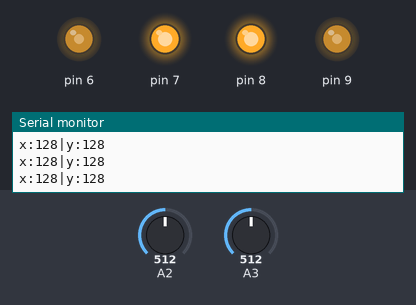
A sketch run on a simulated Arduino Uno, built with avr-gcc and run on an emulated ATmega328P. Shown: output pins drawn as LEDs (lit = HIGH), the last lines printed to the serial monitor. The test bench sets the inputs (shaded band); at power-on: A2 = 512, A3 = 512.

Above: at 1.2 s.
1.3 s: A2 set to 44
At 1.7 s:
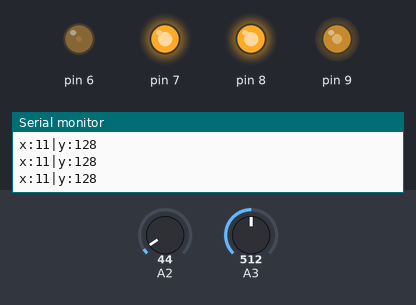
2.8 s: A2 set to 37
At 3.9 s:
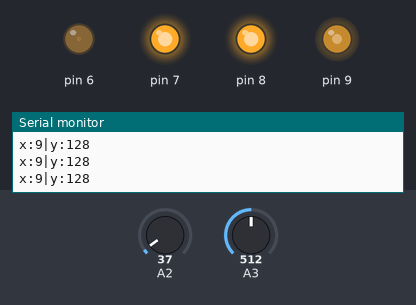
4.3 s: A3 set to 413
At 5.0 s:
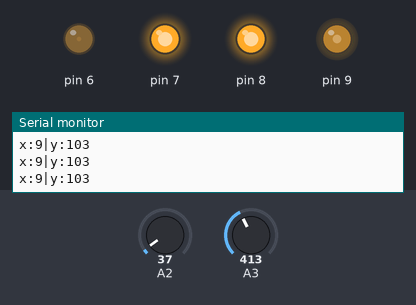
5.8 s: A3 set to 391
At 7.3 s:
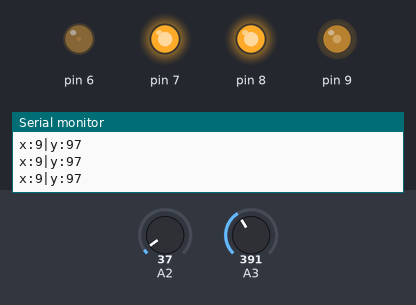
8.8 s: A3 set to 716
At 9.4 s:
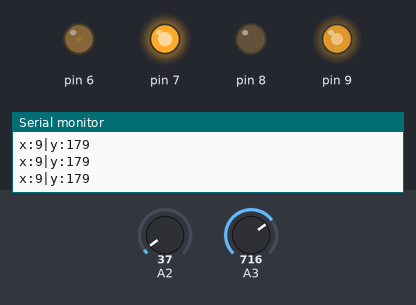
10.3 s: A2 set to 0
At 11.7 s:
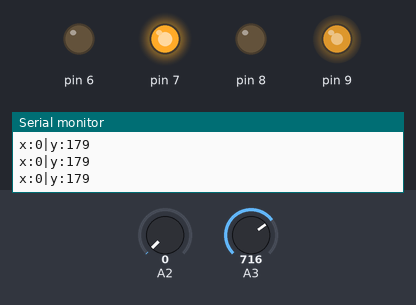
Timing chart, 0 to 12.8 s (numbered marks = the images above; inputs shaded):
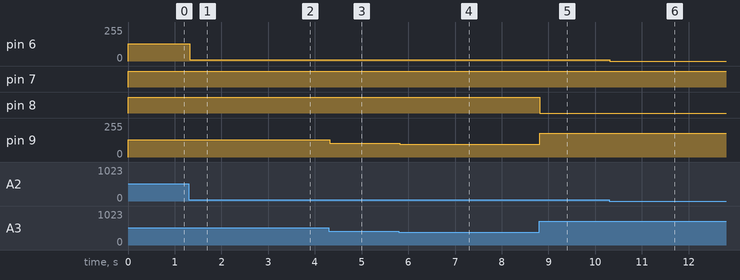

Measured:
- after the input at 1.3 s, pin 6: 128/255 → 11/255 at once
- after the input at 2.8 s, pin 6: 11/255 → 9/255 at once
- after the input at 4.3 s, pin 9: 128/255 → 103/255 at once
- after the input at 5.8 s, pin 9: 103/255 → 97/255 at once
- after the input at 8.8 s, pin 8: HIGH → LOW at once; pin 9: 97/255 → 179/255 at once
- after the input at 10.3 s, pin 6: 9/255 → 0/255 at once

The sketch:

joysticktest.ino
```cpp
void setup() {
  // put your setup code here, to run once:
  pinMode(6, OUTPUT);
  pinMode(7, OUTPUT);
  pinMode(8, OUTPUT);
  pinMode(9, OUTPUT);
  pinMode(A2, INPUT);
  pinMode(A3, INPUT);
  Serial.begin(9600);
  TCCR0B = 0x01; //setPwmFrequency(6, 1);
  TCCR1B = 0x01; //setPwmFrequency(10, 1);
}

void loop() {
  // put your main code here, to run repeatedly:
  int x = analogRead(A2) / 4;
  int y = analogRead(A3) / 4;
  Serial.print("x:");
  Serial.print(x);
  Serial.print("|y:");
  Serial.print(y);
  Serial.println();
  analogWrite(6, x);
  digitalWrite(7, x > 128 ? LOW : HIGH);
  digitalWrite(8, y > 128 ? LOW : HIGH);
  analogWrite(9, y);
}


/**
 * Divides a given PWM pin frequency by a divisor.
 *
 * The resulting frequency is equal to the base frequency divided by
 * the given divisor:
 *   - Base frequencies:
 *      o The base frequency for pins 3, 9, 10, and 11 is 31250 Hz.
 *      o The base frequency for pins 5 and 6 is 62500 Hz.
 *   - Divisors:
 *      o The divisors available on pins 5, 6, 9 and 10 are: 1, 8, 64,
 *        256, and 1024.
 *      o The divisors available on pins 3 and 11 are: 1, 8, 32, 64,
 *        128, 256, and 1024.
 *
 * PWM frequencies are tied together in pairs of pins. If one in a
 * pair is changed, the other is also changed to match:
 *   - Pins 5 and 6 are paired on timer0
 *   - Pins 9 and 10 are paired on timer1
 *   - Pins 3 and 11 are paired on timer2
 *
 * Note that this function will have side effects on anything else
 * that uses timers:
 *   - Changes on pins 3, 5, 6, or 11 may cause the delay() and
 *     millis() functions to stop working. Other timing-related
 *     functions may also be affected.
 *   - Changes on pins 9 or 10 will cause the Servo library to function
 *     incorrectly.
 *
 * Thanks to macegr of the Arduino forums for his documentation of the
 * PWM frequency divisors. His post can be viewed at:
 *   http://forum.arduino.cc/index.php?topic=16612#msg121031
 */
void setPwmFrequency(int pin, int divisor) {
  byte mode;
  if(pin == 5 || pin == 6 || pin == 9 || pin == 10) {
    switch(divisor) {
      case 1: mode = 0x01; break;
      case 8: mode = 0x02; break;
      case 64: mode = 0x03; break;
      case 256: mode = 0x04; break;
      case 1024: mode = 0x05; break;
      default: return;
    }
    if(pin == 5 || pin == 6) {
      TCCR0B = TCCR0B & 0b11111000 | mode;
    } else {
      TCCR1B = TCCR1B & 0b11111000 | mode;
    }
  } else if(pin == 3 || pin == 11) {
    switch(divisor) {
      case 1: mode = 0x01; break;
      case 8: mode = 0x02; break;
      case 32: mode = 0x03; break;
      case 64: mode = 0x04; break;
      case 128: mode = 0x05; break;
      case 256: mode = 0x06; break;
      case 1024: mode = 0x07; break;
      default: return;
    }
    TCCR2B = TCCR2B & 0b11111000 | mode;
  }
}
```
